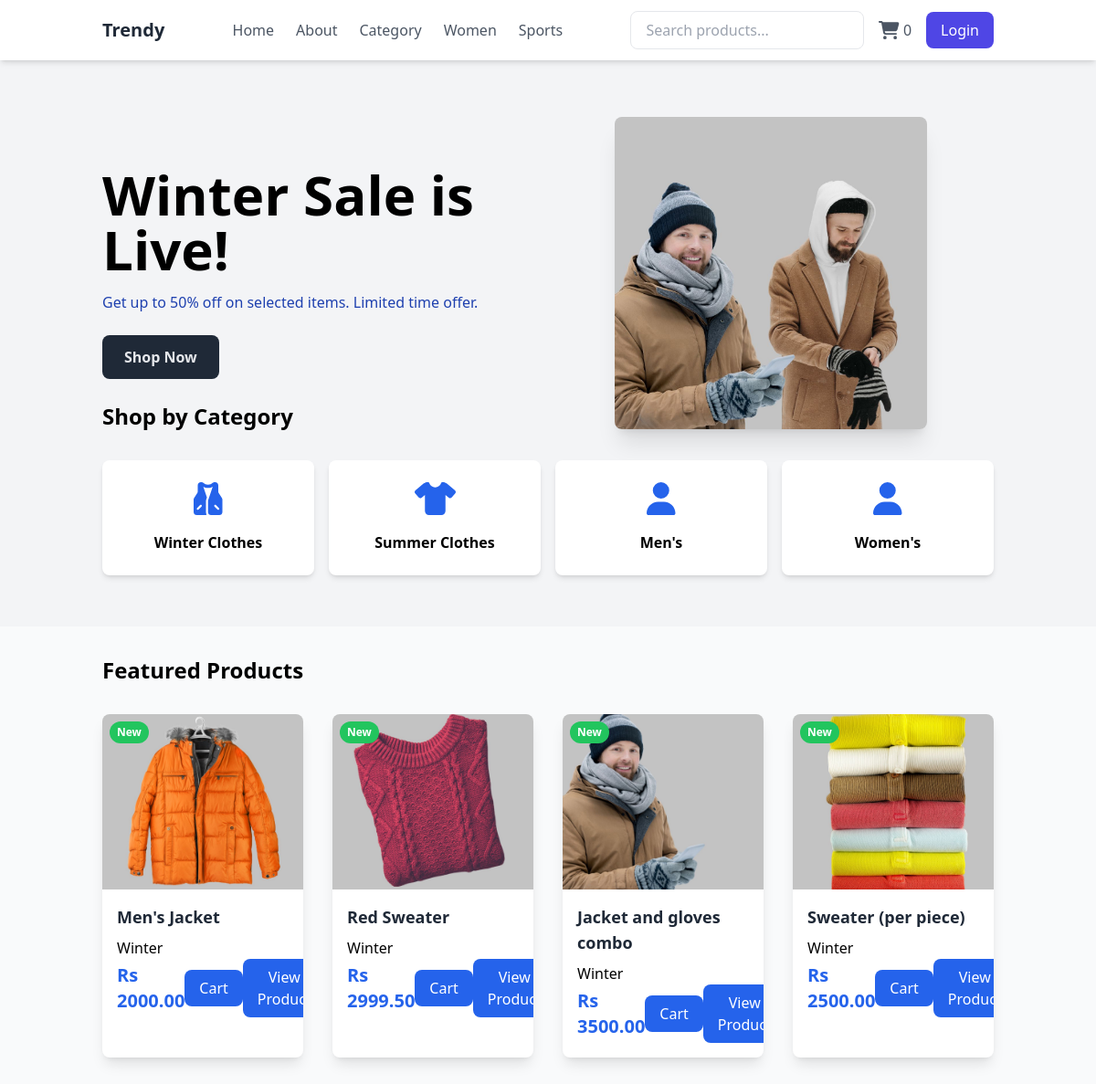
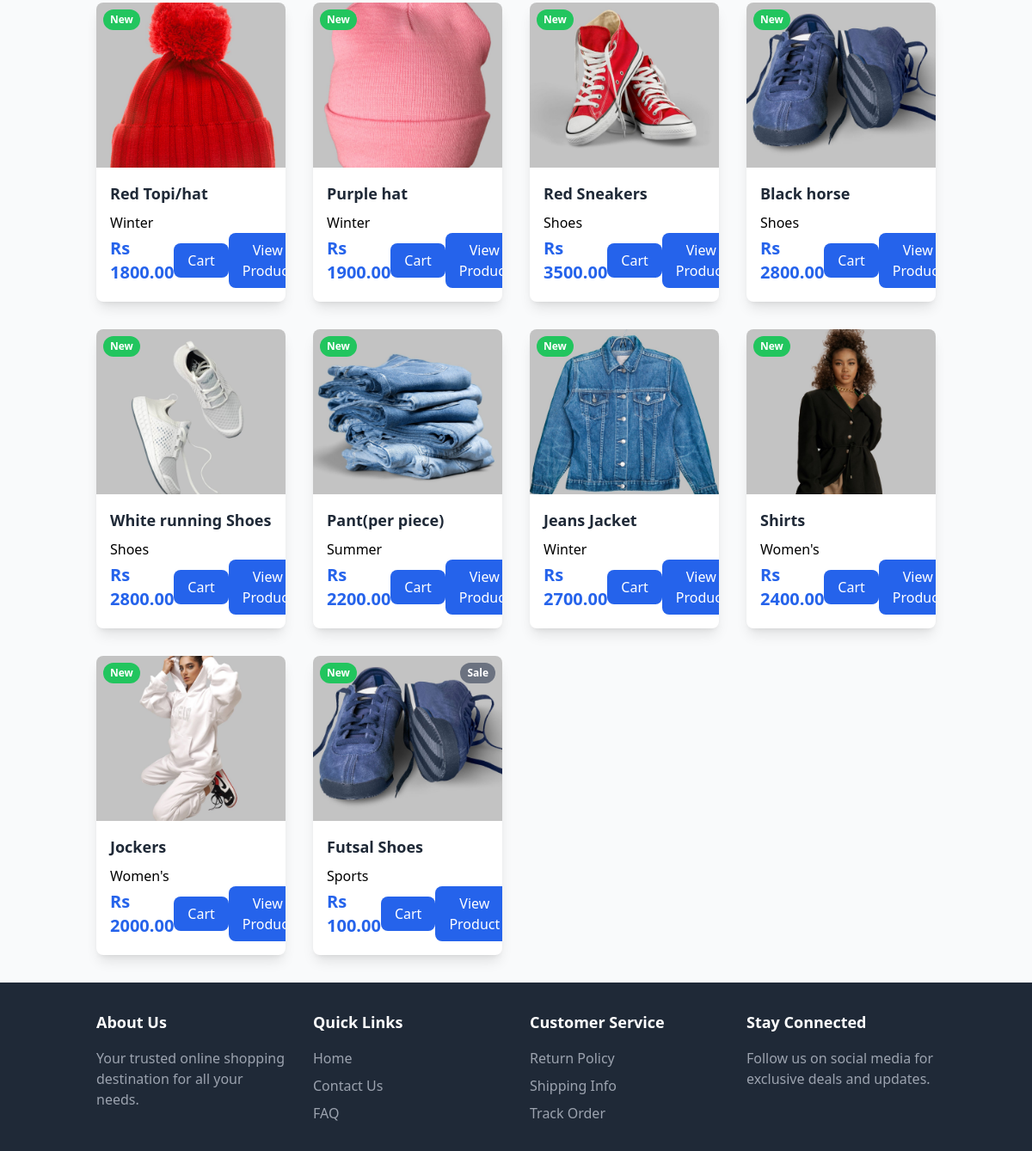
The page / on the database its author committed (2 pictures, top to bottom).
### store/models.py (models this page shows, shortened)
class Product(models.Model):
    name=models.CharField(max_length=100)
    price=models.DecimalField(default=0,decimal_places=2,max_digits=6)
    Category=models.ForeignKey(Category,on_delete=models.CASCADE,default=1)
    description=models.CharField(max_length=250,default='',blank=True,null=True)
    image=models.ImageField(upload_to='uploads/product/')
    is_sale=models.BooleanField(default=False)
    sale_price=models.DecimalField(default=0,decimal_places=2,max_digits=6)
    created_at = models.DateField(default=timezone.now)  # Using timezone.now() here
    @property
    def is_new(self):
        return timezone.now().date() - self.created_at <= timedelta(days=7)

class Category(models.Model):
    name = models.CharField(max_length=50)  # Category name (max 50 chars)
    def __str__(self):
        return self.name  # Returns category name as string
    class Meta:
        verbose_name_plural = 'categories'  # Admin plural name

### store/views.py (the view)
# urls.py: path('',views.home, name='home'),
def home(request):
    products=Product.objects.all()
    return render(request ,'home.html',{'products':products})

### store/templates/home.html
{% extends "base.html" %}
{% load static %}
{% block content %}
    <div class="bg-gray-100 h-96 text-black-800">
        <div class="container mx-auto px-6 py-16">
            <div class="flex flex-col md:flex-row items-center">
                <div class="md:w-1/2">
                    <h1 class="text-6xl font-bold mb-4">Winter Sale is Live!</h1>
                    <p class="mb-6 text-blue-800">Get up to 50% off on selected items. Limited time offer.</p>
                    <button class="bg-gray-800 text-gray-200 px-6 py-3 rounded-lg font-semibold hover:bg-gray-900">
                        Shop Now
                    </button>
                </div>
                <div class="md:w-[40%] mt-8 md:mt-0  mx-auto px-6 py-16">
                    <img src="{% static 'assests/36.jpg' %}" alt="Hero Image" class="rounded-lg shadow-xl ">
                </div>
            </div>
        </div>
    </div>
    <div class="bg-gray-100 py-14">
        <div class="container mx-auto px-6">
            <h2 class="text-2xl font-bold mb-8">Shop by Category</h2>
            <div class="grid grid-cols-2 md:grid-cols-4 gap-4">
                <div class="bg-white p-6 rounded-lg shadow-md text-center cursor-pointer hover:shadow-lg transition-shadow">
                    <i class="fas fa-vest text-4xl text-blue-600 mb-4"></i>
                    <h3 class="font-semibold">Winter Clothes</h3>
                </div>
                <div class="bg-white p-6 rounded-lg shadow-md text-center cursor-pointer hover:shadow-lg transition-shadow">
                    <i class="fas fa-tshirt text-4xl text-blue-600 mb-4"></i>
                    <h3 class="font-semibold">Summer Clothes</h3>
                </div>
                <div class="bg-white p-6 rounded-lg shadow-md text-center cursor-pointer hover:shadow-lg transition-shadow">
                    <i class="fas fa-user text-4xl text-blue-600 mb-4"></i>
                        <h3 class="font-semibold">Men's</h3>
                </div>
                <div class="bg-white p-6 rounded-lg shadow-md text-center cursor-pointer hover:shadow-lg transition-shadow">
                    <i class="fas fa-user text-4xl text-blue-600 mb-4"></i>
                    <h3 class="font-semibold">Women's</h3>
                </div>
            </div>
        </div>
    </div>
    <div class="container mx-auto px-6 py-8">
        <h2 class="text-2xl font-bold mb-8">Featured Products</h2>
        <div class="grid grid-cols-1 sm:grid-cols-2 md:grid-cols-3 lg:grid-cols-4 gap-8">
            {% for product in products %}
                <div class="bg-white rounded-lg shadow-lg hover:shadow-2xl overflow-hidden transition-shadow duration-300">
                    <div class="relative overflow-hidden group">
                        <img src="{{ product.image.url }}" alt="{{ product.name }}" class="w-full h-48 object-cover group-hover:scale-110 transition-transform duration-300">
                        {% if product.is_new %}
                            <span class="absolute top-2 left-2 bg-green-500 text-white text-xs font-semibold px-2 py-1 rounded-full">New</span>
                        {% endif %}
                        {% if product.is_sale %}
                        <span class="absolute top-2 right-2 bg-gray-500 text-white text-xs font-semibold px-2 py-1 rounded-full">Sale</span>
                    {% endif %}
                    </div>
                    <div class="p-4">
                        <h3 class="text-lg font-semibold mb-2 text-gray-800 hover:text-blue-600 transition-colors duration-300">
                            {{ product.name }}
                        </h3>
                        {{ product.Category}}
                        <div class="flex justify-between items-center">
                            <span class="text-xl font-bold text-blue-600">Rs {{ product.price }}</span>
                            <button class="bg-blue-600 text-white px-4 py-2 rounded-lg hover:bg-blue-700 transition-colors duration-300">
                                Cart
                            </button>
                            <a href="{% url 'product' product.id %}" class="inline-block">
                                <button class="bg-blue-600 text-white px-4 py-2 rounded-lg hover:bg-blue-700 transition-colors duration-300">
                                    View Product
                                </button>
                            </a>
                        </div>
                    </div>
                </div>
            {% endfor %}
        </div>
    </div>
{% endblock %}

### store/templates/base.html (shortened to what this page needs)
{% load static %}
<!DOCTYPE html>
<html lang="en">
<head>
    <script src="https://cdn.tailwindcss.com"></script>
</head>
<body class="bg-gray-50">
    <header class="bg-white shadow-md fixed w-full top-0 left-0 z-50">
        <nav class="container mx-auto px-6 py-3">
            <div class="flex items-center justify-between">
                <div class="flex items-center">
                    <a href="#" class="text-gray-800 text-xl font-bold">Trendy</a>
                </div>
                <div class="flex items-center space-x-6">
                    <a href="#" class="text-gray-600 hover:text-blue-500">Home</a>
                    <a href="#" class="text-gray-600 hover:text-blue-500">About</a>
                    <a href="#" class="text-gray-600 hover:text-blue-500">Category</a>
                    <a href="#" class="text-gray-600 hover:text-blue-500">Women</a>
                    <a href="#" class="text-gray-600 hover:text-blue-500">Sports</a>
                </div>
                <div class="flex items-center space-x-4">
                    <div class="relative">
                        <input type="text" placeholder="Search products..." class="w-64 px-4 py-2 rounded-lg border focus:outline-none focus:border-blue-500">
                    </div>
                    <a href="#" class="text-gray-600 hover:text-blue-500 flex items-center">
                        <i class="fas fa-shopping-cart text-xl"></i>
                        <span class="ml-1" id="cart-count">0</span>
                    </a>
                    {% if user.is_authenticated %}
                    <a href="logout/" class="bg-indigo-600 text-white px-4 py-1 rounded-lg hover:bg-indigo-700">{{ user.username }}</a>
                    {% else %}
                    <a href="login/" class="bg-indigo-600 text-white px-4 py-2 rounded-lg hover:bg-indigo-700">Login</a>
                    {% endif %}
                </div>
            </div>
        </nav>
    </header>
       <main>
        {% block content %}{% endblock %}
    </main>
    <footer class="bg-gray-800 text-white">
        <div class="container mx-auto px-6 py-8">
            <div class="grid grid-cols-1 md:grid-cols-4 gap-8">
                <div>
                    <h3 class="text-lg font-semibold mb-4">About Us</h3>
                    <p class="text-gray-400">Your trusted online shopping destination for all your needs.</p>
                </div>
                <div>
                    <h3 class="text-lg font-semibold mb-4">Quick Links</h3>
                    <ul class="space-y-2">
                        <li><a href="#" class="text-gray-400 hover:text-white">Home</a></li>
                        <li><a href="#" class="text-gray-400 hover:text-white">Contact Us</a></li>
                        <li><a href="#" class="text-gray-400 hover:text-white">FAQ</a></li>
                    </ul>
                </div>
                <div>
                    <h3 class="text-lg font-semibold mb-4">Customer Service</h3>
                    <ul class="space-y-2">
                        <li><a href="#" class="text-gray-400 hover:text-white">Return Policy</a></li>
                        <li><a href="#" class="text-gray-400 hover:text-white">Shipping Info</a></li>
                        <li><a href="#" class="text-gray-400 hover:text-white">Track Order</a></li>
                    </ul>
                </div>
                <div>
                    <h3 class="text-lg font-semibold mb-4">Stay Connected</h3>
                    <p class="text-gray-400">Follow us on social media for exclusive deals and updates.</p>
                </div>
            </div>
        </div>
    </footer>
</body>
</html>

### rows shown on the page
Product: image (picture), created_at "New", name "Men's Jacket", Category "Winter", price "2000.00"
Product: image (picture), created_at "New", name "Red Sweater", Category "Winter", price "2999.50"
Product: image (picture), created_at "New", name "Jacket and gloves combo", Category "Winter", price "3500.00"
Product: image (picture), created_at "New", name "Sweater (per piece)", Category "Winter", price "2500.00"
Product: image (picture), created_at "New", name "Red Topi/hat", Category "Winter", price "1800.00"
Product: image (picture), created_at "New", name "Purple hat", Category "Winter", price "1900.00"
Product: image (picture), created_at "New", name "Red Sneakers", Category "Shoes", price "3500.00"
Product: image (picture), created_at "New", name "Black horse", Category "Shoes", price "2800.00"
Product: image (picture), created_at "New", name "White running Shoes", Category "Shoes", price "2800.00"
Product: image (picture), created_at "New", name "Pant(per piece)", Category "Summer", price "2200.00"
Product: image (picture), created_at "New", name "Jeans Jacket", Category "Winter", price "2700.00"
Product: image (picture), created_at "New", name "Shirts", Category "Women's", price "2400.00"
Product: image (picture), created_at "New", name "Jockers", Category "Women's", price "2000.00"
Product: image (picture), created_at "New", is_sale "Sale", name "Futsal Shoes", Category "Sports", price "100.00"
